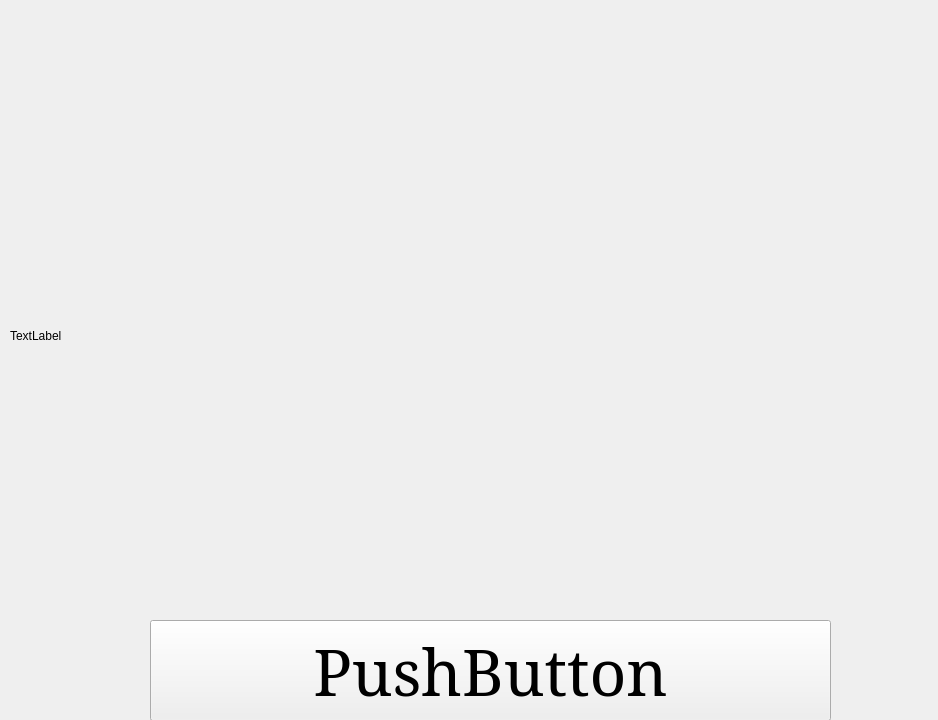
<?xml version="1.0" encoding="UTF-8"?>
<ui version="4.0">
 <class>Form</class>
 <widget class="QWidget" name="Form">
  <property name="geometry">
   <rect>
    <x>0</x>
    <y>0</y>
    <width>938</width>
    <height>720</height>
   </rect>
  </property>
  <property name="windowTitle">
   <string>Form</string>
  </property>
  <widget class="QLabel" name="label">
   <property name="geometry">
    <rect>
     <x>10</x>
     <y>50</y>
     <width>921</width>
     <height>571</height>
    </rect>
   </property>
   <property name="text">
    <string>TextLabel</string>
   </property>
  </widget>
  <widget class="QPushButton" name="pushButton">
   <property name="geometry">
    <rect>
     <x>150</x>
     <y>620</y>
     <width>681</width>
     <height>101</height>
    </rect>
   </property>
   <property name="font">
    <font>
     <family>Elephant</family>
     <pointsize>48</pointsize>
    </font>
   </property>
   <property name="text">
    <string>PushButton</string>
   </property>
  </widget>
 </widget>
 <resources/>
 <connections/>
</ui>
